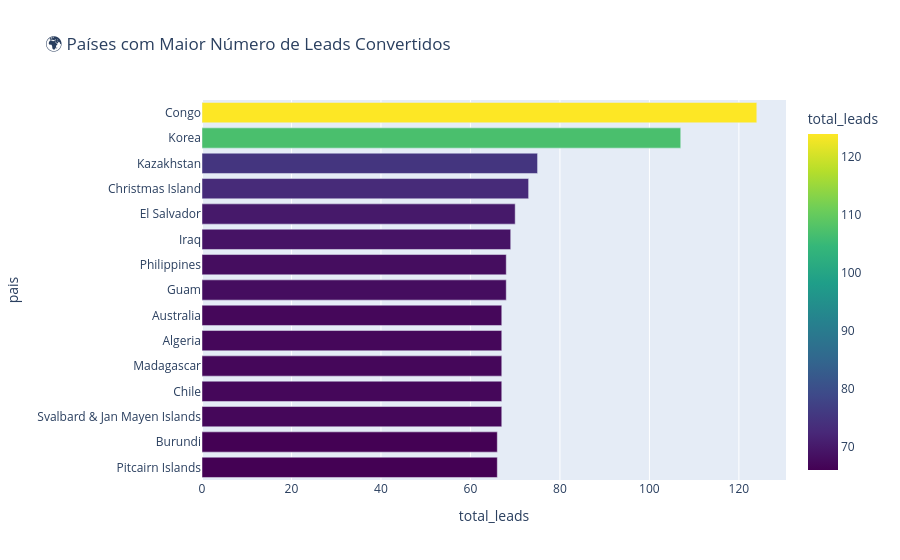

This figure's notebook cell:
### Markdown cell above
## 🌍 País com Maior Número de Leads Convertidos

### Code cell
import plotly.express as px

# Converter a coluna de data
df['data_cadastro'] = pd.to_datetime(df['data_cadastro'])

# Leads convertidos por país
df_convertidos = df[df['foi_convertido']]

pais_leads = df_convertidos['pais'].value_counts().nlargest(15).reset_index()
pais_leads.columns = ['pais', 'total_leads']

fig_leads = px.bar(
    pais_leads,
    x='total_leads',
    y='pais',
    orientation='h',
    title='🌍 Países com Maior Número de Leads Convertidos',
    color='total_leads',
    color_continuous_scale='Viridis',
    hover_data={'total_leads': True, 'pais': False}
)
fig_leads.update_layout(yaxis={'categoryorder': 'total ascending'})
fig_leads.show()

### Figure 1 — Plotly figure (JSON) as saved in the notebook; plotly's stock layout.template omitted (floating-point values rounded to 4 significant figures)
{"data": [{"hovertemplate": "total_leads=%{marker.color}<extra></extra>", "legendgroup": "", "marker": {"color": [124, 107, 75, 73, 70, 69, 68, 68, 67, 67, 67, 67, 67, 66, 66], "coloraxis": "coloraxis", "pattern": {"shape": ""}}, "name": "", "orientation": "h", "showlegend": false, "textposition": "auto", "type": "bar", "x": [124, 107, 75, 73, 70, 69, 68, 68, 67, 67, 67, 67, 67, 66, 66], "xaxis": "x", "y": ["Congo", "Korea", "Kazakhstan", "Christmas Island", "El Salvador", "Iraq", "Guam", "Philippines", "Svalbard & Jan Mayen Islands", "Chile", "Madagascar", "Algeria", "Australia", "Pitcairn Islands", "Burundi"], "yaxis": "y"}], "layout": {"barmode": "relative", "coloraxis": {"colorbar": {"title": {"text": "total_leads"}}, "colorscale": [[0, "#440154"], [0.1111, "#482878"], [0.2222, "#3e4989"], [0.3333, "#31688e"], [0.4444, "#26828e"], [0.5556, "#1f9e89"], [0.6667, "#35b779"], [0.7778, "#6ece58"], [0.8889, "#b5de2b"], [1, "#fde725"]]}, "legend": {"tracegroupgap": 0}, "title": {"text": "🌍 Países com Maior Número de Leads Convertidos"}, "xaxis": {"anchor": "y", "domain": [0, 1], "title": {"text": "total_leads"}}, "yaxis": {"anchor": "x", "categoryorder": "total ascending", "domain": [0, 1], "title": {"text": "pais"}}}}
